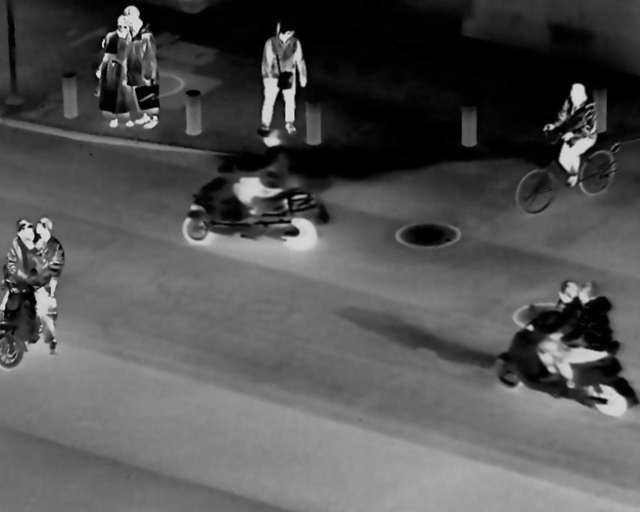
#> input picture research_bundle/08_实验日志/2026-09-07_probe_TaskConditional几何审计/llvip_overviews/050215_IR_raw.jpg, 1280 x 1024 px (shown at 1/2 size)
$ python -i data_properties.py   (imports and definitions only)   (older library calls are emulated)
#> lines starting #> are read from the running program, lines starting #| are printed output that depends on the picture
#> further down, picture is the input picture: shape (1024, 1280, 3); min 0, max 238, mean 82.7
"""Deterministic, checkpoint-free measurements for paired optical/SAR data."""

from __future__ import annotations

import json
import math
from collections import defaultdict
from pathlib import Path
from typing import Iterable, Sequence

import cv2
import numpy as np


DATASETS = {"ogsod", "spacenet6"}
PROPERTY_ROLES = {"property_fit", "property_confirm"}
DECISIONS = {
    "ALLOW_EXACT_LOCAL_SPEC",
    "ALLOW_LOCAL_SET_SPEC",
    "ALLOW_OBJECT_CONTEXT_RESIDUAL_SPEC",
    "DEFER_CONTEXT_ONLY",
    "KILL_NO_SHARED_PROPERTY",
}


def read_jsonl(path: Path) -> list[dict]:
    return [json.loads(line) for line in path.read_text(encoding="utf-8").splitlines() if line.strip()]


# [5 lines left out: function write_jsonl, not called in this run]


def acquisition_from_pair_id(pair_id: str) -> str:
    normalized = pair_id.replace("{modality}", "SAR-Intensity")
    return normalized.split("_tile_", 1)[0]


# [119 lines left out: functions parse_yolo_boxes, box_union_fraction, nearest_neighbor_distances, image_stratum, stratified_exact_split, acquisition_split and 1 more, not called in this run]


def resize_gray(image: np.ndarray, size: int) -> np.ndarray:
    return cv2.resize(image, (size, size), interpolation=cv2.INTER_AREA).astype(np.float32)


# [21 lines left out: functions quantize16, normalized_mutual_information, not called in this run]


def sobel_layout(image: np.ndarray, size: int = 16) -> np.ndarray:
#> called with size = 16
    data = image.astype(np.float32)
    gx = cv2.Sobel(data, cv2.CV_32F, 1, 0, ksize=3)
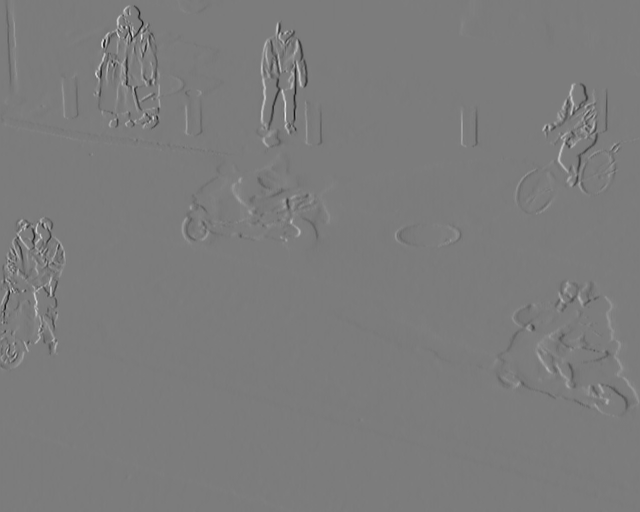
#> gx: shape (1024, 1280, 3) float32 (shown at 1/2 size); min -681, max 717, mean 0; drawn with min black and max white
    gy = cv2.Sobel(data, cv2.CV_32F, 0, 1, ksize=3)
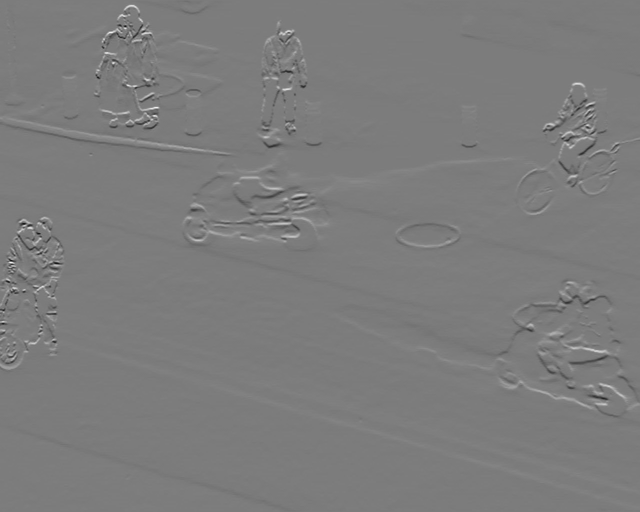
#> gy: shape (1024, 1280, 3) float32 (shown at 1/2 size); min -548, max 577, mean 0.9; drawn with min black and max white
    return resize_gray(cv2.magnitude(gx, gy), size).reshape(-1)


# [80 lines left out: functions cosine_similarity, descriptor_scores, overlapping_shift, local_best, local_best_box, integer_box and 1 more, not called in this run]


def boxes_intersect(left: Sequence[float], right: Sequence[float]) -> bool:
    return min(left[2], right[2]) > max(left[0], right[0]) and min(left[3], right[3]) > max(left[1], right[1])


# [88 lines left out: functions nearest_context_box, foreground_features, select_hard_donors, grouped_bootstrap, robust_standardized_effect, not called in this run]

>>> import cv2
>>> picture = cv2.imread('../../../08_实验日志/2026-09-07_probe_TaskConditional几何审计/llvip_overviews/050215_IR_raw.jpg')
>>> result = sobel_layout(picture)
#> result = 768 values, max 102.8 at index 186, min 0.0367 at index 135, mean 16.35

$ run again, on research_bundle/08_实验日志/2026-09-07_probe_TaskConditional几何审计/llvip_overviews/050428_IR_raw.jpg
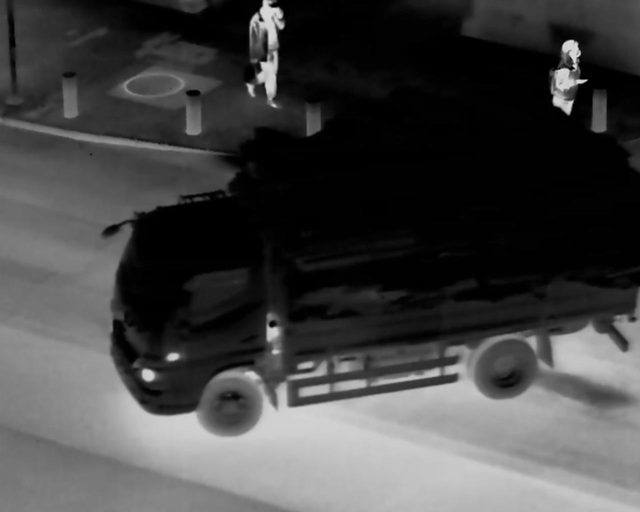
#> input picture research_bundle/08_实验日志/2026-09-07_probe_TaskConditional几何审计/llvip_overviews/050428_IR_raw.jpg, 1280 x 1024 px (shown at 1/2 size)
#> picture is the input picture: shape (1024, 1280, 3); min 0, max 233, mean 67.9
#> in sobel_layout, `gx = cv2.Sobel(data, cv2.CV_32F, 1, 0, ksize=3)`:
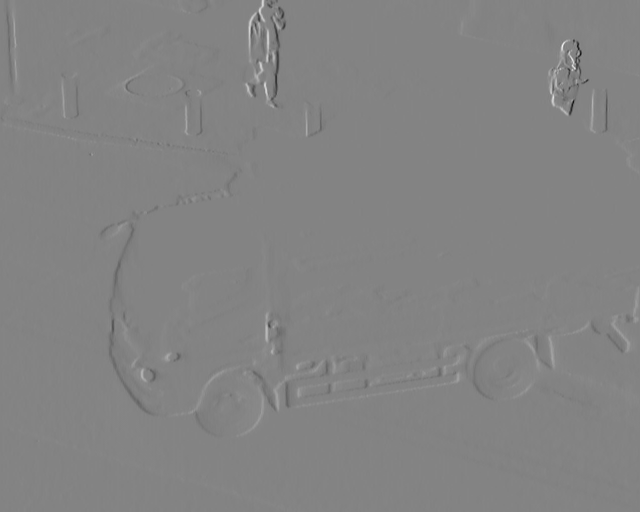
#> gx: shape (1024, 1280, 3) float32 (shown at 1/2 size); min -583, max 548, mean -0.1; drawn with min black and max white
#> in sobel_layout, `gy = cv2.Sobel(data, cv2.CV_32F, 0, 1, ksize=3)`:
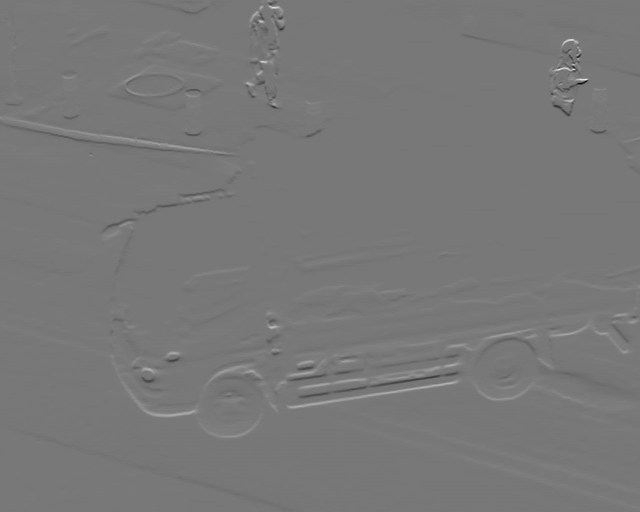
#> gy: shape (1024, 1280, 3) float32 (shown at 1/2 size); min -559, max 628, mean 0.9; drawn with min black and max white
#> result = 768 values, max 74.69 at index 18, min 0 at index 348, mean 10.56

$ run again, on research_bundle/08_实验日志/2026-09-07_probe_TaskConditional几何审计/llvip_overviews/050215.jpg
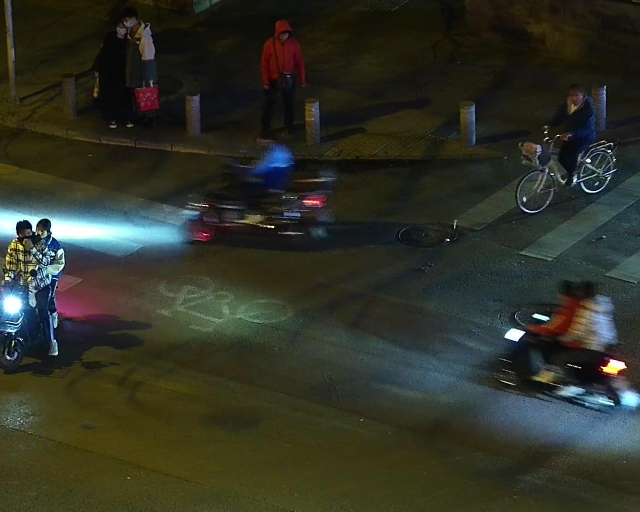
#> input picture research_bundle/08_实验日志/2026-09-07_probe_TaskConditional几何审计/llvip_overviews/050215.jpg, 1280 x 1024 px (shown at 1/2 size)
#> picture is the input picture: shape (1024, 1280, 3); mean B, G, R 38.4, 49.9, 47.5
#> in sobel_layout, `gx = cv2.Sobel(data, cv2.CV_32F, 1, 0, ksize=3)`:
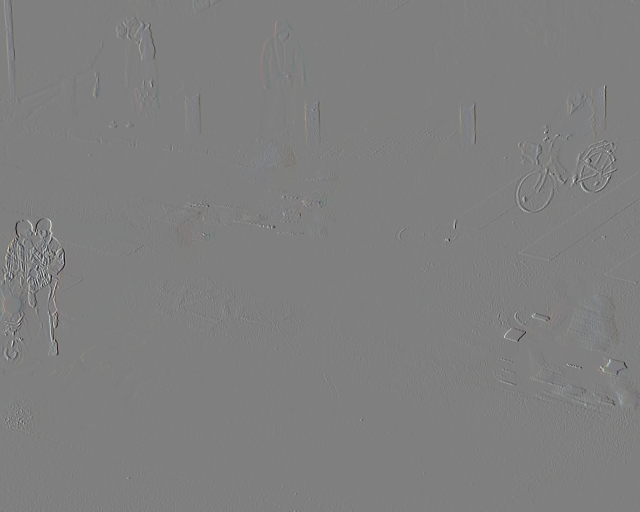
#> gx: shape (1024, 1280, 3) float32 (shown at 1/2 size); mean B, G, R 0, -0.1, -0.1; drawn with min black and max white
#> result = 768 values, max 232.1 at index 385, min 2.85 at index 406, mean 24.73

$ run again, on research_bundle/08_实验日志/2026-09-07_probe_TaskConditional几何审计/llvip_overviews/050428.jpg
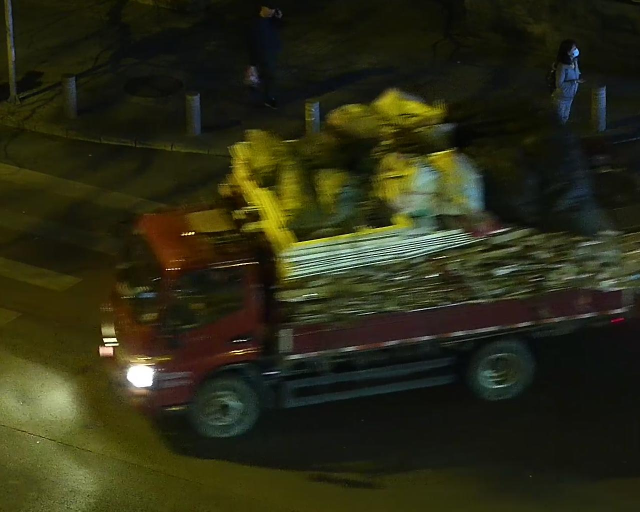
#> input picture research_bundle/08_实验日志/2026-09-07_probe_TaskConditional几何审计/llvip_overviews/050428.jpg, 1280 x 1024 px (shown at 1/2 size)
#> picture is the input picture: shape (1024, 1280, 3); mean B, G, R 21.4, 43.2, 43.1
#> in sobel_layout, `gx = cv2.Sobel(data, cv2.CV_32F, 1, 0, ksize=3)`:
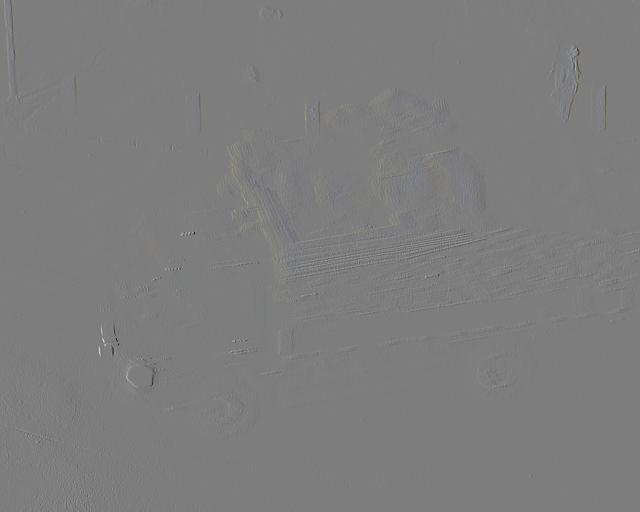
#> gx: shape (1024, 1280, 3) float32 (shown at 1/2 size); mean B, G, R 0, -0.2, -0.2; drawn with min black and max white
#> result = 768 values, max 297.9 at index 366, min 0.97 at index 619, mean 27.58
